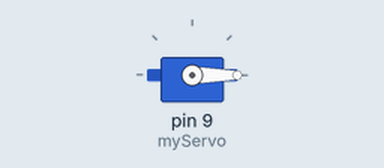
Simulated run of this sketch. Board: Arduino Uno, built with avr-gcc and run on an emulated ATmega328P. On the bench: servo.

Above: at 0.1 s.
At 19.1 s:
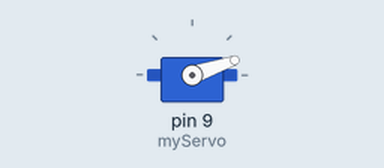
At 39.1 s:
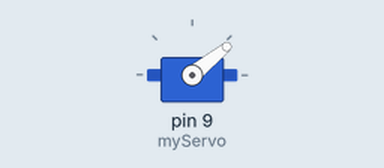
Timing chart, 0 to 40.0 s (numbered marks = the images above):
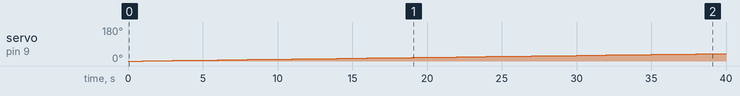

Measured:
- by itself, servo on pin 9 (myServo): moves from 0° to 39° over 38.0 s

The sketch:

servo_forloop.ino
```cpp
#include <Servo.h>
Servo myServo;
int pos=0;
void setup() {
  myServo.attach(9);
}

void loop() {
  for(pos=0;pos<=180;pos+=1){
myServo.write(pos);
delay(1000); }
for(pos=180;pos>=0;pos-=1) {
myServo.write(pos);
delay(1000);
}
}
```
